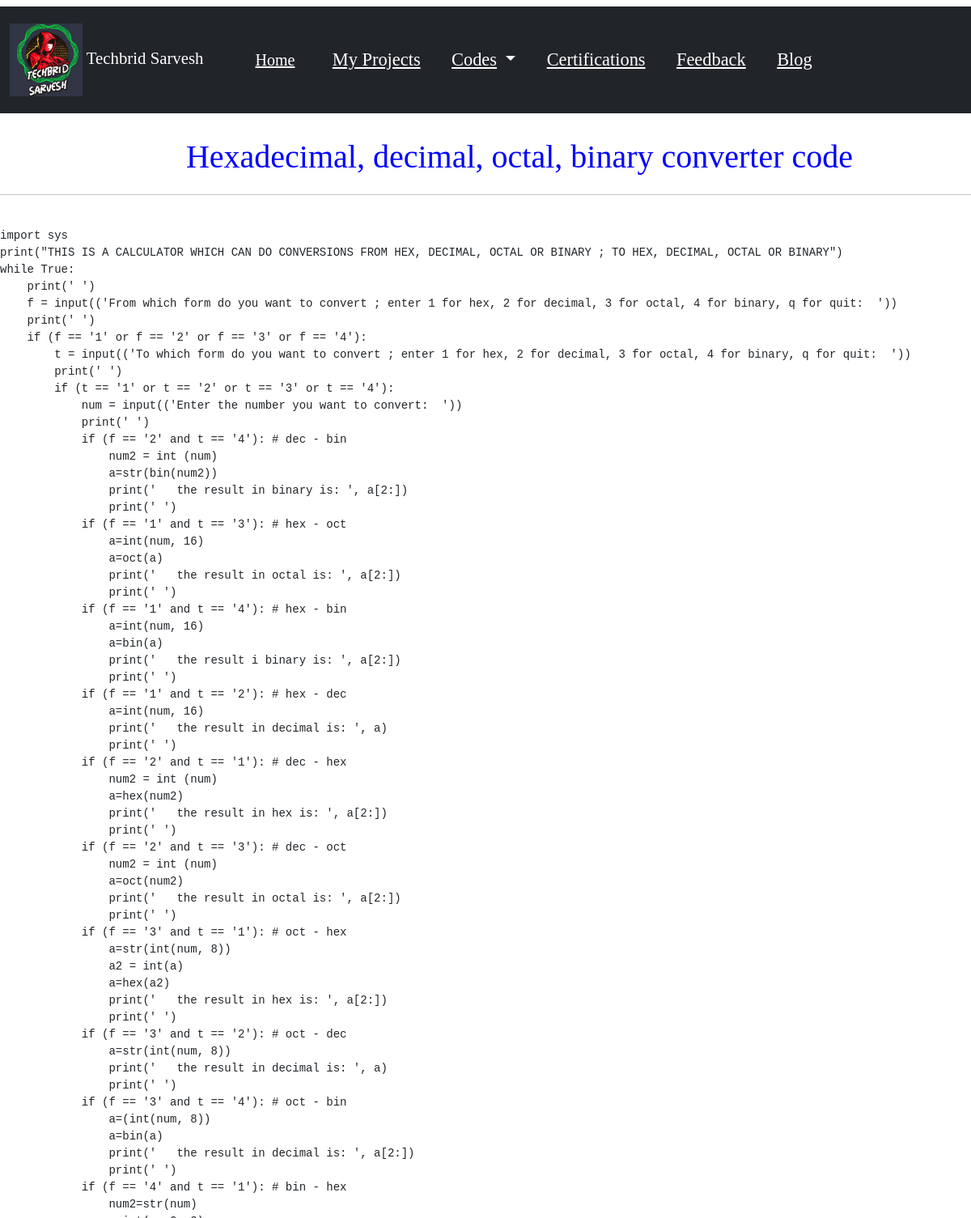
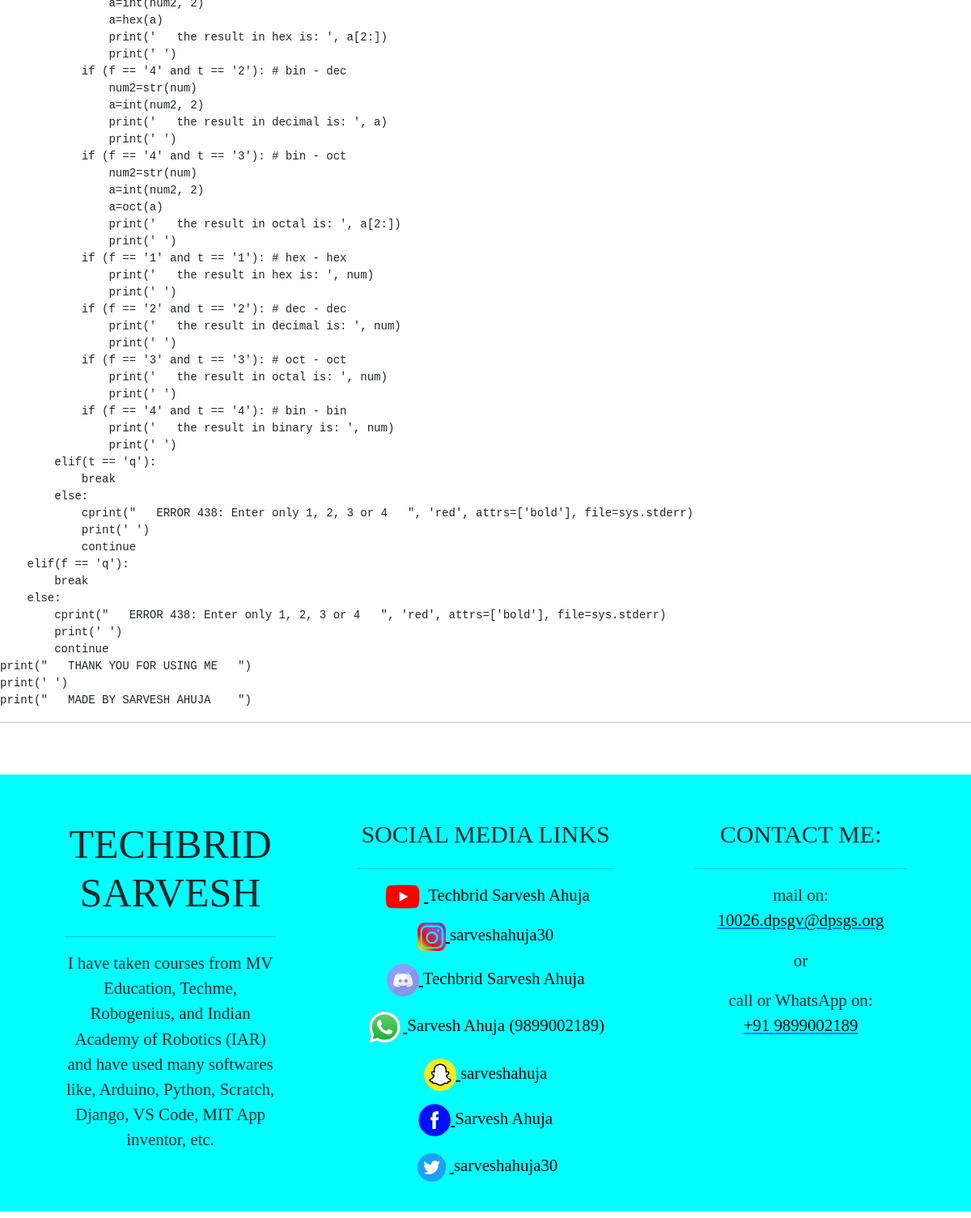
The app's page /view_python_codes/4/ with its own data (2 pictures, top to bottom).
### app/models.py (models this page shows, shortened)
class site(models.Model):
    site_name=models.CharField(max_length=200, null=True)
    site_short_name=models.CharField(max_length=200, null=True)
    site_logo=models.ImageField(upload_to='static')
    site_description=models.TextField(max_length=1000, null=True)
    site_description_footer=models.TextField(max_length=1000, null=True)
    site_mail=models.CharField(max_length=200, null=True)
    site_phone=models.CharField(max_length=200, null=True)

class python_code(models.Model):
    name=models.CharField(max_length=200, null=True)
    link=models.CharField(max_length=300, null=True)
    code=models.TextField(max_length=100000, null=True)

class social_media_link(models.Model):
    social_media_name=models.CharField(max_length=200, null=True)
    social_media_link=models.CharField(max_length=200, null=True)
    social_media_username=models.CharField(max_length=200, null=True)
    social_media_logo=models.ImageField(upload_to='static')
    height=models.CharField(max_length=200, null=True)
    width=models.CharField(max_length=200, null=True)

### mysite/views.py (the view)
# urls.py: path('view_python_codes/<str:pk_prod>/', views.view_python_codes, name="view_python_codes"),
def view_python_codes(request, pk_prod):
    Codes=python_code.objects.get(id=pk_prod)
    Social=social_media_link.objects.all()
    Details=site.objects.all()
    context={"Details": Details, "Social": Social, "Codes": Codes}
    return render(request, "view_python_codes.html", context)

### mysite/templates/view_python_codes.html (shortened to what this page needs)
{% extends "basic.html" %}
{% block body %}
<p style="font-size: 250%; font-family: Kristen ITC; color: blue; margin-left: 7%; text-align: center;">{{Codes.name}}</p>
<hr>
<br>
<pre>
{{Codes.code}}
</pre>
<hr>
<br>
{% endblock %}

### mysite/templates/basic.html (shortened to what this page needs)
{% load static %}
<!doctype html>
<html lang="en">
  <head>
    <link href="https://cdn.jsdelivr.net/npm/bootstrap@5.0.1/dist/css/bootstrap.min.css" rel="stylesheet">
  </head>
  <body>
  <body>
  </body>
    <nav class="navbar navbar-expand-lg navbar-dark bg-dark mt-2" style="font-family: Kristen ITC; margin-bottom: 2%;">
      <nav class="navbar navbar-dark bg-dark">
        <div class="container-fluid">
          <a class="navbar-brand" href="{% url 'index' %}" style="font-size: 130%;">
            {% for a in Details %}
            <img src="/media/{{a.site_logo}}" alt="logo" width="90" height="90" class="d-inline-block align-text-center">
            {{a.site_name}}
            {% endfor %}
          </a>
        </div>
      </nav>
      <div class="container-fluid" style="margin-left: 2%; font-size: 140%;">
        <a class="navbar-brand" href="{% url 'index' %}"><u>Home</u></a>
        <div class="collapse navbar-collapse" id="navbarSupportedContent">
          <ul class="navbar-nav me-auto mb-2 mb-lg-0">
            <li class="nav-item">
              <a class="nav-link active" aria-current="page" href="{% url 'my_projects' %}"><u>My Projects</u></a>
            </li>
            <li class="nav-item dropdown">
              <a class="nav-link active dropdown-toggle" href="#" id="navbarDropdown" role="button" data-bs-toggle="dropdown" aria-expanded="false">
                <u>Codes</u>
              </a>
            </li>
            <li class="nav-item">
              <a class="nav-link active" href="{% url 'certifications' %}"><u>Certifications</u></a>
            </li>
            <li class="nav-item">
              <a class="nav-link active" href="{% url 'feedback' %}"><u>Feedback</u></a>
            </li>
            <li class="nav-item">
              <a class="nav-link active" href="{% url 'blog' %}"><u>Blog</u></a>
            </li>
          </ul>
        </div>
      </div>
    </nav>
    {% block body %} {% endblock %}
<div class="footer mb-2" style="margin-top: 2%;">
<footer class="page-footer font-small mdb-color pt-4">
  <div class="container text-center text-md-left">
    <div class="row text-center text-md-left mt-3 pb-3">
      <div class="col-md-3 col-lg-3 col-xl-3 mx-auto mt-3">
        {% for a in Details %}
        <h6 class="text-uppercase mb-4 font-weight-bold" style="font-size: 50px; font-family: Kristen ITC;">{{a.site_name}}</h6>
        <hr>
        <p style="font-size: 130%; font-family: Kristen ITC;">{{a.site_description_footer}}</p>
        {% endfor %}
      </div>
      <div class="col-md-3 col-lg-2 col-xl-2 mx-auto mt-3" style="width: 30%;">
        <h6 class="text-uppercase mb-4 font-weight-bold" style="font-size: 30px; font-family: Kristen ITC;">Social media links</h6>
        <hr>
        {% for a in Social %}
        <p style="font-size: 130%; font-family: Kristen ITC;">
          <a href="{{a.social_media_link}}"  target="_blank" style="color: black;">
          <img src="/media/{{a.social_media_logo}}" height="{{a.height}}" width="{{a.width}}">
          <label>{{a.social_media_username}}</label>
        </a>
        </p>
        {% endfor %}
      </div>
      <div class="col-md-4 col-lg-3 col-xl-3 mx-auto mt-3">
        <h6 class="text-uppercase mb-4 font-weight-bold" style="font-size: 30px; font-family: Kristen ITC;">Contact me:</h6>
        <hr>
        {% for a in Details %}
        <p style="font-size: 130%; font-family: Kristen ITC; margin-bottom: 7%;">
          mail on:
          <a href="mailto:{{a.site_mail}}"><font color="black">{{a.site_mail}}</font></a></p>
          <p style="font-size: 130%; font-family: Kristen ITC; margin-bottom: 7%;">or</p>
        <p style="font-size: 130%; font-family: Kristen ITC; margin-top: 7%;">
          call or WhatsApp on: <br>
          <a href="https://wa.me/+91{{a.site_phone}}" target="_blank"><font color="black">+91 {{a.site_phone}}</font></a></p>
        {% endfor %}
      </div>
    </div>
  </div>
</footer>
</div>
  </body>
</html>

### mysite/templates/basic.html (style rules this page uses)
.footer { background-color: aqua; }

### records on screen
site: site_logo (picture), site_name "Techbrid Sarvesh", site_name "TECHBRID SARVESH", site_description_footer "I have taken courses from MV Education, Techme, Robogenius, and Indian Academy of Robotics (IAR) and have used many softwares like, Arduino, Python, Scratch, Django, VS Code, MIT App inventor, etc.", site_mail "10026.dpsgv@dpsgs.org", site_phone "9899002189"
python_code: name "Hexadecimal, decimal, octal, binary converter code", code "import sys print(\"THIS IS A CALCULATOR WHICH CAN DO CONVERSIONS FROM HEX, DECIMAL, OCTAL OR BINARY ; TO HEX, DECIMAL, OCTAL OR BINARY\") while True: print(' ') f = input(('From which form do you want to convert ; enter 1 for hex, 2 for decimal, 3 for octal, 4 for binary, q for quit: ')) print(' ') if (f == '1' or f == '2' or f == '3' or f == '4'): t = input(('To which form do you want to convert ; enter 1 for hex, 2 for decimal, 3 for octal, 4 for binary, q for quit: ')) print(' ') if (t == '1' or t == '2' or t == '3' or t == '4'): num = input(('Enter the number you want to convert: ')) print(' ') if (f == '2' and t == '4'): # dec - bin num2 = int (num) a=str(bin(num2)) print(' the result in…"
social_media_link: social_media_logo (picture), social_media_username "Techbrid Sarvesh Ahuja"
social_media_link: social_media_logo (picture), social_media_username "sarveshahuja30"
social_media_link: social_media_logo (picture), social_media_username "Techbrid Sarvesh Ahuja"
social_media_link: social_media_logo (picture), social_media_username "Sarvesh Ahuja (9899002189)"
social_media_link: social_media_logo (picture), social_media_username "sarveshahuja"
social_media_link: social_media_logo (picture), social_media_username "Sarvesh Ahuja"
social_media_link: social_media_logo (picture), social_media_username "sarveshahuja30"
